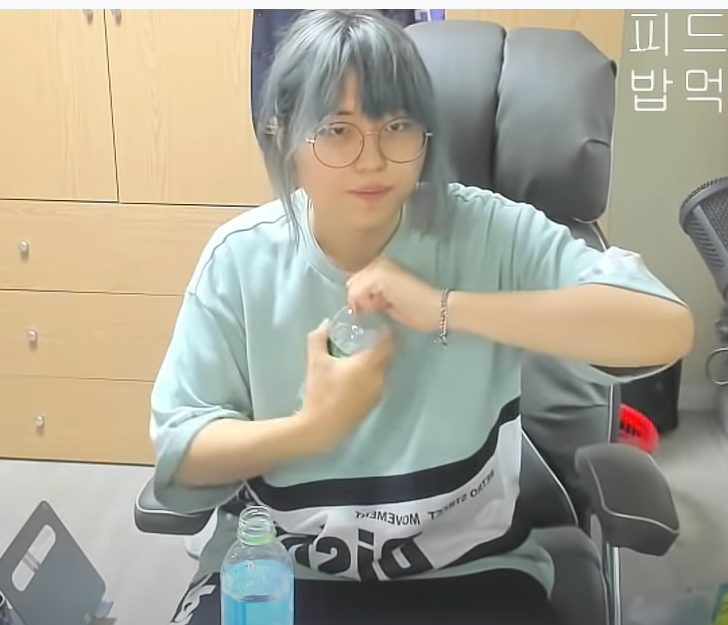
#> input picture 박지옷.PNG, 728 x 625 px, found by its file name
$ python opencv_application.py
#> lines starting #> are read from the running program, lines starting #| are printed output that depends on the picture
import cv2
import tkinter
from PIL import Image
from PIL import ImageTk


window=tkinter.Tk()
window.title("this is opencv application")
window.geometry("640x480+100+100")
window.resizable(True, True)

source = cv2.imread('박지옷.PNG')
#> source is the input picture: shape (625, 728, 3); mean B, G, R 147, 162.7, 166.4
try:
    source = cv2.resize(source, (640, 400))
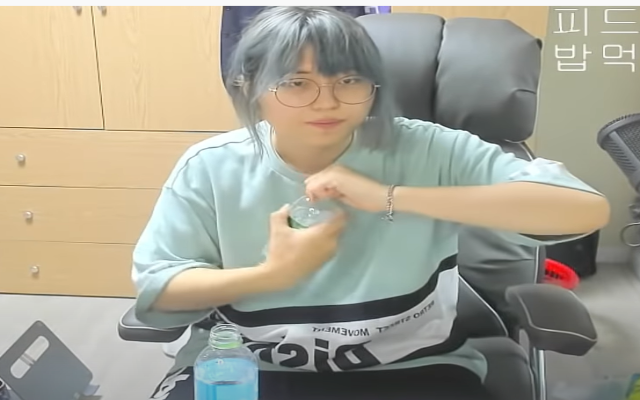
#> source: shape (400, 640, 3); mean B, G, R 146.9, 162.6, 166.3
except:
    print('error?')

def convert_to_tkimage():
    global source
    gray = cv2.cvtColor(src, cv2.COLOR_BGR2GRAY)
    _, binary = cv2.threshold(gray, 100, 255, cv2.THRESH_BINARY)
    #_, 는 그 값을 무시하기 위해 지정;
    # cv2.threshold에서 값이 a b 이렇게 나오면 b만 사용하고 a는 무시
    img = Image.fromarray(binary)
    imgtk = ImageTk.PhotoImage(image=img)
    label.config(image=imgtk)
    label.image=imgtk


img = cv2.cvtColor(source, cv2.COLOR_BGR2RGB)

img = Image.fromarray(img)

imgtk = ImageTk.PhotoImage(image=img)

label = tkinter.Label(window, image=imgtk)
label.pack(side='top')

button = tkinter.Button(window, text='made in binary', command=convert_to_tkimage)
button.pack(side='buttom', expand=True, fill='both')

window.mainloop()
